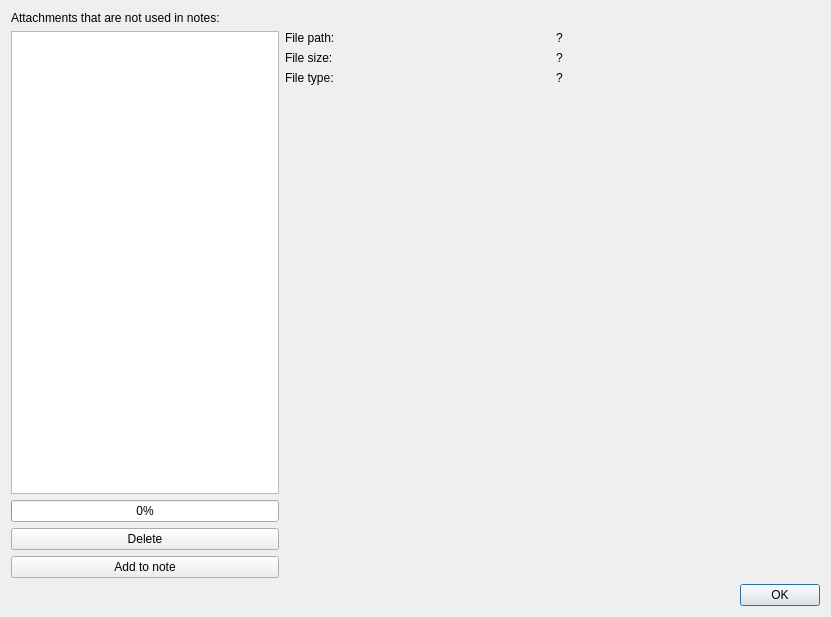
<?xml version="1.0" encoding="UTF-8"?>
<ui version="4.0">
 <class>OrphanedAttachmentsDialog</class>
 <widget class="QDialog" name="OrphanedAttachmentsDialog">
  <property name="geometry">
   <rect>
    <x>0</x>
    <y>0</y>
    <width>831</width>
    <height>617</height>
   </rect>
  </property>
  <property name="windowTitle">
   <string>Orphaned attachments</string>
  </property>
  <layout class="QGridLayout" name="gridLayout">
   <item row="1" column="1">
    <widget class="QFrame" name="infoFrame">
     <property name="sizePolicy">
      <sizepolicy hsizetype="Preferred" vsizetype="Preferred">
       <horstretch>2</horstretch>
       <verstretch>0</verstretch>
      </sizepolicy>
     </property>
     <property name="frameShape">
      <enum>QFrame::NoFrame</enum>
     </property>
     <property name="frameShadow">
      <enum>QFrame::Raised</enum>
     </property>
     <layout class="QGridLayout" name="gridLayout_3">
      <property name="leftMargin">
       <number>0</number>
      </property>
      <property name="topMargin">
       <number>0</number>
      </property>
      <property name="rightMargin">
       <number>0</number>
      </property>
      <property name="bottomMargin">
       <number>0</number>
      </property>
      <item row="1" column="1">
       <widget class="QLabel" name="sizeLabel">
        <property name="text">
         <string notr="true">?</string>
        </property>
        <property name="textInteractionFlags">
         <set>Qt::LinksAccessibleByMouse|Qt::TextSelectableByMouse</set>
        </property>
       </widget>
      </item>
      <item row="1" column="0">
       <widget class="QLabel" name="label_2">
        <property name="text">
         <string>File size:</string>
        </property>
       </widget>
      </item>
      <item row="3" column="0">
       <spacer name="verticalSpacer">
        <property name="orientation">
         <enum>Qt::Vertical</enum>
        </property>
        <property name="sizeHint" stdset="0">
         <size>
          <width>20</width>
          <height>40</height>
         </size>
        </property>
       </spacer>
      </item>
      <item row="2" column="0">
       <widget class="QLabel" name="label_4">
        <property name="text">
         <string>File type:</string>
        </property>
       </widget>
      </item>
      <item row="2" column="1">
       <widget class="QLabel" name="typeLabel">
        <property name="text">
         <string notr="true">?</string>
        </property>
        <property name="textInteractionFlags">
         <set>Qt::LinksAccessibleByMouse|Qt::TextSelectableByMouse</set>
        </property>
       </widget>
      </item>
      <item row="0" column="0">
       <widget class="QLabel" name="label_3">
        <property name="text">
         <string>File path:</string>
        </property>
       </widget>
      </item>
      <item row="0" column="1">
       <widget class="QLabel" name="pathLabel">
        <property name="text">
         <string notr="true">?</string>
        </property>
        <property name="textInteractionFlags">
         <set>Qt::LinksAccessibleByMouse|Qt::TextSelectableByMouse</set>
        </property>
       </widget>
      </item>
     </layout>
    </widget>
   </item>
   <item row="1" column="0">
    <widget class="QFrame" name="frame">
     <property name="sizePolicy">
      <sizepolicy hsizetype="Preferred" vsizetype="Preferred">
       <horstretch>1</horstretch>
       <verstretch>0</verstretch>
      </sizepolicy>
     </property>
     <property name="frameShape">
      <enum>QFrame::NoFrame</enum>
     </property>
     <property name="frameShadow">
      <enum>QFrame::Raised</enum>
     </property>
     <layout class="QGridLayout" name="gridLayout_2">
      <property name="leftMargin">
       <number>0</number>
      </property>
      <property name="topMargin">
       <number>0</number>
      </property>
      <property name="rightMargin">
       <number>0</number>
      </property>
      <property name="bottomMargin">
       <number>0</number>
      </property>
      <item row="3" column="0">
       <widget class="QPushButton" name="deleteButton">
        <property name="toolTip">
         <string>Delete selected attachments</string>
        </property>
        <property name="text">
         <string>Delete</string>
        </property>
        <property name="icon">
         <iconset theme="list-remove" resource="../breeze-qownnotes.qrc">
          <normaloff>:/icons/breeze-qownnotes/16x16/list-remove.svg</normaloff>:/icons/breeze-qownnotes/16x16/list-remove.svg</iconset>
        </property>
       </widget>
      </item>
      <item row="4" column="0">
       <widget class="QPushButton" name="insertButton">
        <property name="toolTip">
         <string>Add selected attachments to note</string>
        </property>
        <property name="text">
         <string>Add to note</string>
        </property>
        <property name="icon">
         <iconset theme="list-add" resource="../breeze-qownnotes.qrc">
          <normaloff>:/icons/breeze-qownnotes/16x16/list-add.svg</normaloff>:/icons/breeze-qownnotes/16x16/list-add.svg</iconset>
        </property>
       </widget>
      </item>
      <item row="2" column="0">
       <widget class="QProgressBar" name="progressBar">
        <property name="value">
         <number>0</number>
        </property>
       </widget>
      </item>
      <item row="1" column="0">
       <widget class="QTreeWidget" name="fileTreeWidget">
        <property name="selectionMode">
         <enum>QAbstractItemView::ExtendedSelection</enum>
        </property>
        <property name="rootIsDecorated">
         <bool>false</bool>
        </property>
        <attribute name="headerVisible">
         <bool>false</bool>
        </attribute>
        <column>
         <property name="text">
          <string notr="true">1</string>
         </property>
        </column>
       </widget>
      </item>
     </layout>
    </widget>
   </item>
   <item row="2" column="0" colspan="2">
    <widget class="QDialogButtonBox" name="buttonBox">
     <property name="orientation">
      <enum>Qt::Horizontal</enum>
     </property>
     <property name="standardButtons">
      <set>QDialogButtonBox::Ok</set>
     </property>
    </widget>
   </item>
   <item row="0" column="0" colspan="2">
    <widget class="QLabel" name="label">
     <property name="text">
      <string>Attachments that are not used in notes:</string>
     </property>
    </widget>
   </item>
  </layout>
 </widget>
 <resources>
  <include location="../breeze-qownnotes.qrc"/>
 </resources>
 <connections>
  <connection>
   <sender>buttonBox</sender>
   <signal>accepted()</signal>
   <receiver>OrphanedAttachmentsDialog</receiver>
   <slot>accept()</slot>
   <hints>
    <hint type="sourcelabel">
     <x>248</x>
     <y>254</y>
    </hint>
    <hint type="destinationlabel">
     <x>157</x>
     <y>274</y>
    </hint>
   </hints>
  </connection>
  <connection>
   <sender>buttonBox</sender>
   <signal>rejected()</signal>
   <receiver>OrphanedAttachmentsDialog</receiver>
   <slot>reject()</slot>
   <hints>
    <hint type="sourcelabel">
     <x>316</x>
     <y>260</y>
    </hint>
    <hint type="destinationlabel">
     <x>286</x>
     <y>274</y>
    </hint>
   </hints>
  </connection>
 </connections>
</ui>
